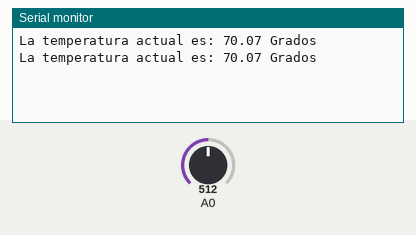
Simulated run of this sketch. Board: Arduino Uno, built with avr-gcc and run on an emulated ATmega328P. On the bench: the last lines printed to the serial monitor. Inputs (shaded band) come from the test bench; at power-on: A0 = 512.

Above: at 1.8 s.
1.9 s: A0 set to 716
At 2.8 s:
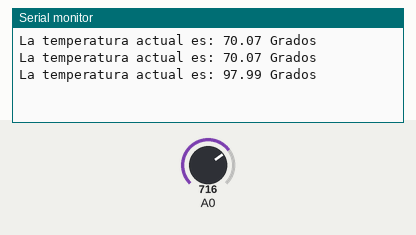
3.4 s: A0 set to 900
At 4.8 s:
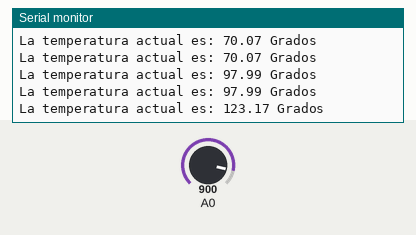
Timing chart, 0 to 6.4 s (numbered marks = the images above; inputs shaded):
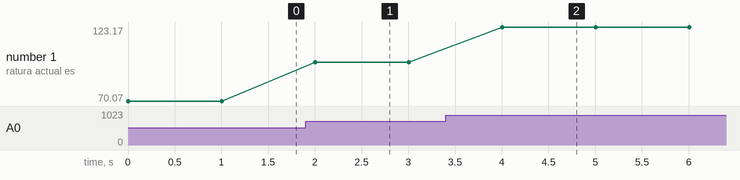

The sketch:

SensorTemp.ino
```cpp
float V=0.0;
float T=0.0;
void setup() {
  // put your setup code here, to run once:
pinMode (A0,INPUT);
Serial.begin(9600);
}

void loop() {
  // put your main code here, to run repeatedly:
  V=analogRead(A0);
  Serial.print("La temperatura actual es: ");
  T=V*140/1023;
Serial.print(T);
Serial.println(" Grados");
delay(1000);

}
```

Measured:
- after the input at 1.9 s, the serial monitor: prints a new line after 0.10 s (image 1)
- after the input at 3.4 s, the serial monitor: prints a new line after 0.60 s (image 2)
- plotted number 1: 70.07 → 97.99 after the input at 1.9 s, 97.99 → 123.17 after the input at 3.4 s
